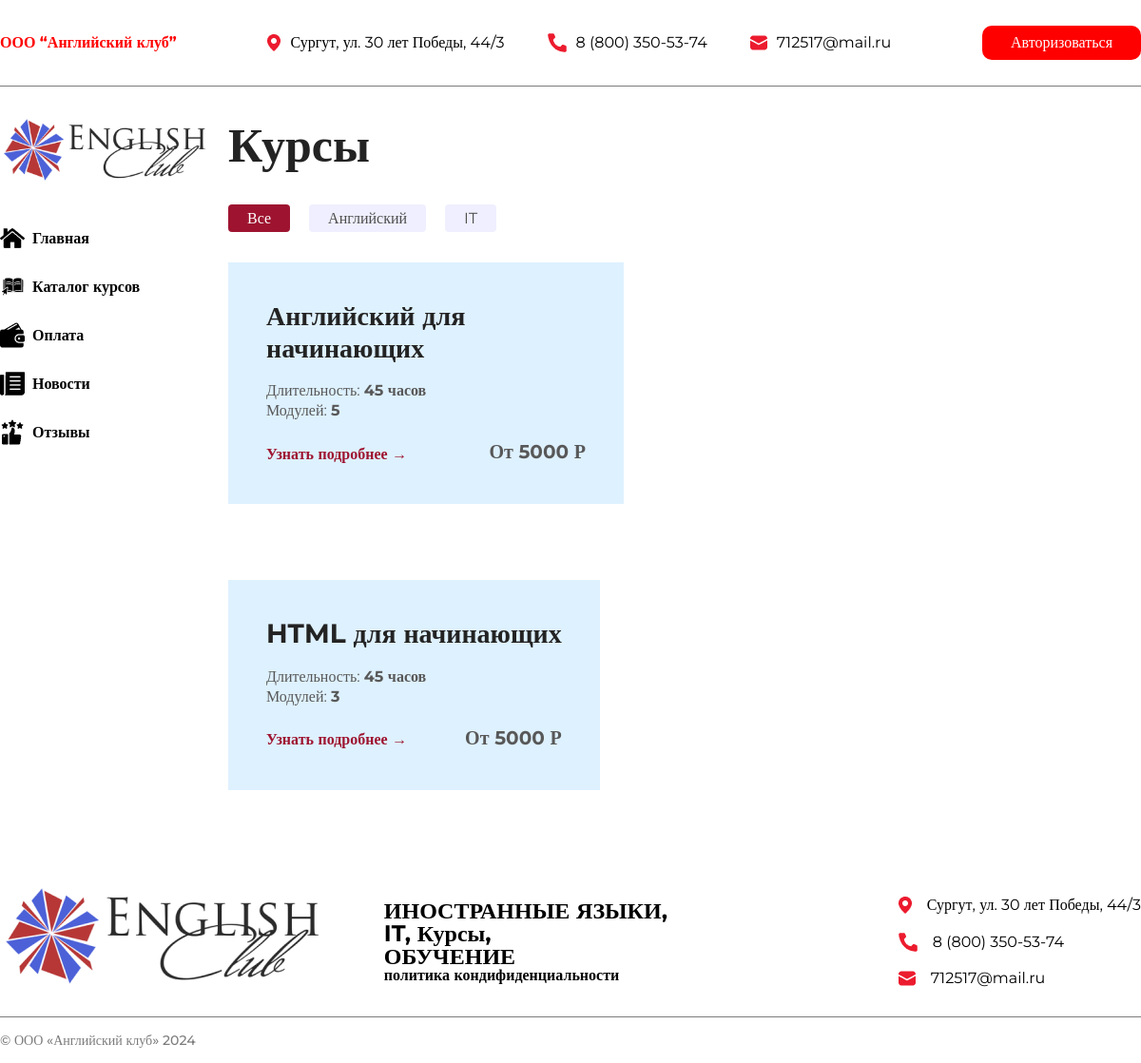
The app's page /pages/catalog.php with its own data.
### tables this page shows
CREATE TABLE `course` (
  `id` int(11) NOT NULL,
  `name` varchar(64) NOT NULL,
  `modules` int(11) NOT NULL,
  `duration` int(11) NOT NULL,
  `price` int(11) NOT NULL,
  `type` varchar(32) NOT NULL,
  `about` text NOT NULL,
  `tests` int(11) NOT NULL,
  `lesson` int(11) NOT NULL
);

### pages/catalog.php (the view, shortened to what this page needs)
<?php
    include 'scripts/php/connect.php';
?>
<!DOCTYPE html>
<html lang="en">
<head>
    <link rel="stylesheet" href="../assets/css/reset.css">
    <link rel="stylesheet" href="../assets/css/style.css">
    <link rel="stylesheet" href="../assets/css/catalog.css">
</head>
<body>
    <?php include 'components/header.php';?>
    <main class="_container">
        <?php include 'components/navigation.php';?>
        <section class="main">
            <h2>Курсы</h2>
            <div class="top__filter">
                <button class="filter-button filter-button-active" data-filter="all">Все</button>
                <button class="filter-button" data-filter="english">Английский</button>
                <button class="filter-button" data-filter="it">IT</button>
            </div>
            <div class="catalog">
                <?php
                    $result = $conn -> query('SELECT * from course');
                        while($row = $result -> fetch_assoc()) {
                ?>
                <div class="catalog__block <?= $row['type']?>" style="background: #DEF1FF;">
                    <h3><?= $row['name']?></h3>
                    <span>Длительность: <b><?= $row['duration']?> часов</b></span>
                    <span>Модулей: <b><?= $row['modules']?></b></span>
                    <div class="catalog__block__bottom">
                        <a href="/course/<?= $row['id']?>">Узнать подробнее &rarr;</a>
                        <span><b>От <?= $row['price']?> Р</b></span>
                    </div>
                </div>
                <?php }?>
            </div>
        </section>
    </main>
    <?php include 'components/footer.php';?>
</body>
</html>

### assets/css/style.css (style rules this page uses)
:root { --h2-color: #232323; --h2-size: 3.125rem; --h2-weight: bold; --h2-family: Montserrat; --button-on-page: #9E1430; }
a { text-decoration: none; }
._container { margin: 0 auto; max-width: 90rem; }
main { display: grid; grid-template-columns: 20% 80%; }
h2 { font-size: var(--h2-size); color: var(--h2-color); font-weight: var(--h2-weight); font-family: var(--h2-family); line-height: 1.2; }

### assets/css/catalog.css (style rules this page uses)
.top__filter { margin: 2rem 0; }
.filter-button { background: #EFEFFF; color: #4F4F4F; font-size: 1rem; font-family: Montserrat; padding: .3125rem 1.25rem; border: none; border-radius: .25rem; cursor: pointer; }
.filter-button:not(:last-child) { margin-right: 1rem; }
.catalog { display: flex; flex-wrap: wrap; align-items: center; }
.catalog__block { display: flex; flex-direction: column; justify-content: space-between; max-width: 30rem; padding: 2.5rem; margin-bottom: 5rem; margin-right: 10rem; }
.catalog__block h3 { max-width: 21rem; color: #232323; font-size: 1.75rem; font-family: Montserrat; font-weight: bold; margin-bottom: 1.25rem; line-height: 1.2; }
.catalog__block span { color: #585858; font-size: 1rem; font-family: Montserrat; margin-bottom: .3125rem; }
.catalog__block span b { font-weight: bold; }
.catalog__block__bottom { margin-top: 1.25rem; display: flex; justify-content: space-between; align-items: center; }
.catalog__block__bottom a { font-size: 1rem; font-family: Montserrat; font-weight: bold; color: #9E1430; }
.catalog__block__bottom span { font-size: 1.25rem; }
.filter-button-active { background: #9E1430; color: white; }

### records on screen
course: name "Английский для начинающих", duration "45", modules "5", price "5000"
course: name "HTML для начинающих", duration "45", modules "3", price "5000"
